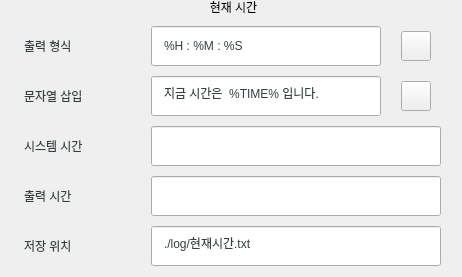
              <widget class="QGroupBox" name="groupBox_2">
               <property name="styleSheet">
                <string notr="true">

QGroupBox  {
    border:0px;
    border-radius: 15px;
	font: 75 15px&quot;Gong Gothic&quot;;
}

QGroupBox::title  {
    font: 20px;
    subcontrol-position: top center;
    padding: 5px 8000px 5px 8000px;
}</string>
               </property>
               <property name="title">
                <string>현재 시간</string>
               </property>
               <layout class="QGridLayout" name="gridLayout_5">
                <item row="0" column="0">
                 <layout class="QGridLayout" name="gridLayout_7">
                  <property name="sizeConstraint">
                   <enum>QLayout::SetMaximumSize</enum>
                  </property>
                  <property name="leftMargin">
                   <number>0</number>
                  </property>
                  <property name="topMargin">
                   <number>15</number>
                  </property>
                  <property name="rightMargin">
                   <number>10</number>
                  </property>
                  <property name="spacing">
                   <number>10</number>
                  </property>
                  <item row="0" column="0">
                   <widget class="QLabel" name="st_user_name_2">
                    <property name="minimumSize">
                     <size>
                      <width>130</width>
                      <height>40</height>
                     </size>
                    </property>
                    <property name="maximumSize">
                     <size>
                      <width>130</width>
                      <height>40</height>
                     </size>
                    </property>
                    <property name="autoFillBackground">
                     <bool>false</bool>
                    </property>
                    <property name="styleSheet">
                     <string notr="true">padding: 10px;;
font: 20px &quot;Gong Gothic&quot;;
color :   #353F40;</string>
                    </property>
                    <property name="text">
                     <string>출력 형식</string>
                    </property>
                    <property name="margin">
                     <number>0</number>
                    </property>
                   </widget>
                  </item>
                  <item row="0" column="1">
                   <widget class="QLineEdit" name="time_output_format">
                    <property name="sizePolicy">
                     <sizepolicy hsizetype="Fixed" vsizetype="Fixed">
                      <horstretch>0</horstretch>
                      <verstretch>0</verstretch>
                     </sizepolicy>
                    </property>
                    <property name="minimumSize">
                     <size>
                      <width>200</width>
                      <height>40</height>
                     </size>
                    </property>
                    <property name="maximumSize">
                     <size>
                      <width>230</width>
                      <height>40</height>
                     </size>
                    </property>
                    <property name="styleSheet">
                     <string notr="true">padding: 10px;
font: 15px&quot;Gong Gothic Light&quot;;
color :   #353F40;</string>
                    </property>
                    <property name="text">
                     <string>%H : %M : %S</string>
                    </property>
                    <property name="alignment">
                     <set>Qt::AlignLeading|Qt::AlignLeft|Qt::AlignVCenter</set>
                    </property>
                   </widget>
                  </item>
                  <item row="2" column="0">
                   <widget class="QLabel" name="st_user_open_2">
                    <property name="minimumSize">
                     <size>
                      <width>130</width>
                      <height>40</height>
                     </size>
                    </property>
                    <property name="maximumSize">
                     <size>
                      <width>130</width>
                      <height>40</height>
                     </size>
                    </property>
                    <property name="styleSheet">
                     <string notr="true">padding: 10px;;
font: 20px &quot;Gong Gothic&quot;;
color :   #353F40;</string>
                    </property>
                    <property name="text">
                     <string>시스템 시간</string>
                    </property>
                   </widget>
                  </item>
                  <item row="1" column="0">
                   <widget class="QLabel" name="st_user_address_2">
                    <property name="minimumSize">
                     <size>
                      <width>130</width>
                      <height>40</height>
                     </size>
                    </property>
                    <property name="maximumSize">
                     <size>
                      <width>130</width>
                      <height>40</height>
                     </size>
                    </property>
                    <property name="styleSheet">
                     <string notr="true">padding: 10px;;
font: 20px &quot;Gong Gothic&quot;;
color :   #353F40;</string>
                    </property>
                    <property name="text">
                     <string>문자열 삽입</string>
                    </property>
                   </widget>
                  </item>
                  <item row="1" column="1">
                   <widget class="QLineEdit" name="time_output_string">
                    <property name="sizePolicy">
                     <sizepolicy hsizetype="Fixed" vsizetype="Fixed">
                      <horstretch>0</horstretch>
                      <verstretch>0</verstretch>
                     </sizepolicy>
                    </property>
                    <property name="minimumSize">
                     <size>
                      <width>230</width>
                      <height>40</height>
                     </size>
                    </property>
                    <property name="maximumSize">
                     <size>
                      <width>230</width>
                      <height>40</height>
                     </size>
                    </property>
                    <property name="styleSheet">
                     <string notr="true">padding: 10px;
font: 15px&quot;Gong Gothic Light&quot;;
color :   #353F40;</string>
                    </property>
                    <property name="text">
                     <string>지금 시간은  %TIME% 입니다.</string>
                    </property>
                    <property name="alignment">
                     <set>Qt::AlignLeading|Qt::AlignLeft|Qt::AlignVCenter</set>
                    </property>
                   </widget>
                  </item>
                  <item row="3" column="0">
                   <widget class="QLabel" name="st_user_close_2">
                    <property name="minimumSize">
                     <size>
                      <width>130</width>
                      <height>40</height>
                     </size>
                    </property>
                    <property name="maximumSize">
                     <size>
                      <width>130</width>
                      <height>40</height>
                     </size>
                    </property>
                    <property name="styleSheet">
                     <string notr="true">padding: 10px;;
font: 20px &quot;Gong Gothic&quot;;
color :   #353F40;</string>
                    </property>
                    <property name="text">
                     <string>출력 시간</string>
                    </property>
                   </widget>
                  </item>
                  <item row="4" column="0">
                   <widget class="QLabel" name="st_user_week_2">
                    <property name="minimumSize">
                     <size>
                      <width>130</width>
                      <height>40</height>
                     </size>
                    </property>
                    <property name="maximumSize">
                     <size>
                      <width>130</width>
                      <height>40</height>
                     </size>
                    </property>
                    <property name="styleSheet">
                     <string notr="true">padding: 10px;;
font: 20px &quot;Gong Gothic&quot;;
color :   #353F40;</string>
                    </property>
                    <property name="text">
                     <string>저장 위치</string>
                    </property>
                   </widget>
                  </item>
                  <item row="4" column="1" colspan="2">
                   <widget class="QLineEdit" name="time_output_path">
                    <property name="minimumSize">
                     <size>
                      <width>0</width>
                      <height>40</height>
                     </size>
                    </property>
                    <property name="maximumSize">
                     <size>
                      <width>16777215</width>
                      <height>40</height>
                     </size>
                    </property>
                    <property name="styleSheet">
                     <string notr="true">padding: 10px;
font: 15px&quot;Gong Gothic Light&quot;;
color :   #353F40;</string>
                    </property>
                    <property name="text">
                     <string>./log/현재시간.txt</string>
                    </property>
                    <property name="alignment">
                     <set>Qt::AlignLeading|Qt::AlignLeft|Qt::AlignVCenter</set>
                    </property>
                    <property name="readOnly">
                     <bool>true</bool>
                    </property>
                   </widget>
                  </item>
                  <item row="2" column="1" colspan="2">
                   <widget class="QLineEdit" name="time_pc">
                    <property name="minimumSize">
                     <size>
                      <width>0</width>
                      <height>40</height>
                     </size>
                    </property>
                    <property name="maximumSize">
                     <size>
                      <width>16777215</width>
                      <height>40</height>
                     </size>
                    </property>
                    <property name="styleSheet">
                     <string notr="true">padding: 10px;
font: 15px&quot;Gong Gothic Light&quot;;
color :   #353F40;</string>
                    </property>
                    <property name="readOnly">
                     <bool>true</bool>
                    </property>
                   </widget>
                  </item>
                  <item row="3" column="1" colspan="2">
                   <widget class="QLineEdit" name="time_output_live">
                    <property name="minimumSize">
                     <size>
                      <width>0</width>
                      <height>40</height>
                     </size>
                    </property>
                    <property name="maximumSize">
                     <size>
                      <width>16777215</width>
                      <height>40</height>
                     </size>
                    </property>
                    <property name="styleSheet">
                     <string notr="true">padding: 10px;
font: 15px&quot;Gong Gothic Light&quot;;
color :   #353F40;</string>
                    </property>
                    <property name="readOnly">
                     <bool>true</bool>
                    </property>
                   </widget>
                  </item>
                  <item row="0" column="2">
                   <layout class="QHBoxLayout" name="horizontalLayout_3">
                    <property name="spacing">
                     <number>0</number>
                    </property>
                    <property name="leftMargin">
                     <number>10</number>
                    </property>
                    <property name="rightMargin">
                     <number>10</number>
                    </property>
                    <item>
                     <widget class="QPushButton" name="time_output_format_reset">
                      <property name="minimumSize">
                       <size>
                        <width>30</width>
                        <height>30</height>
                       </size>
                      </property>
                      <property name="maximumSize">
                       <size>
                        <width>30</width>
                        <height>30</height>
                       </size>
                      </property>
                      <property name="styleSheet">
                       <string notr="true">border-image: url(:/icon/refresh.png);</string>
                      </property>
                      <property name="text">
                       <string/>
                      </property>
                     </widget>
                    </item>
                   </layout>
                  </item>
                  <item row="1" column="2">
                   <layout class="QHBoxLayout" name="horizontalLayout_4">
                    <property name="spacing">
                     <number>0</number>
                    </property>
                    <property name="leftMargin">
                     <number>10</number>
                    </property>
                    <property name="rightMargin">
                     <number>10</number>
                    </property>
                    <property name="bottomMargin">
                     <number>0</number>
                    </property>
                    <item>
                     <widget class="QPushButton" name="time_output_string_reset">
                      <property name="minimumSize">
                       <size>
                        <width>30</width>
                        <height>30</height>
                       </size>
                      </property>
                      <property name="maximumSize">
                       <size>
                        <width>30</width>
                        <height>30</height>
                       </size>
                      </property>
                      <property name="styleSheet">
                       <string notr="true">border-image: url(:/icon/refresh.png);</string>
                      </property>
                      <property name="text">
                       <string/>
                      </property>
                     </widget>
                    </item>
                   </layout>
                  </item>
                 </layout>
                </item>
               </layout>
              </widget>
